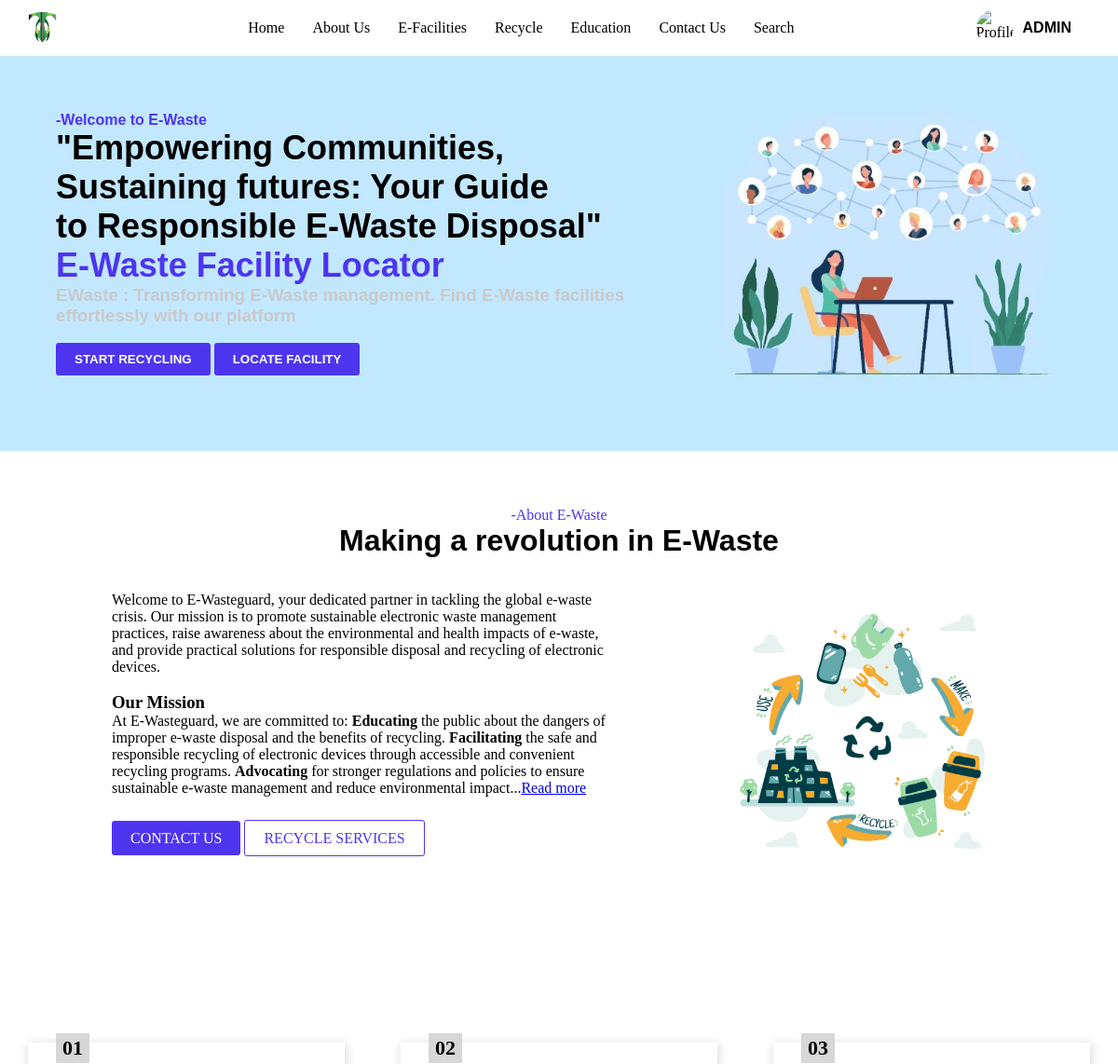
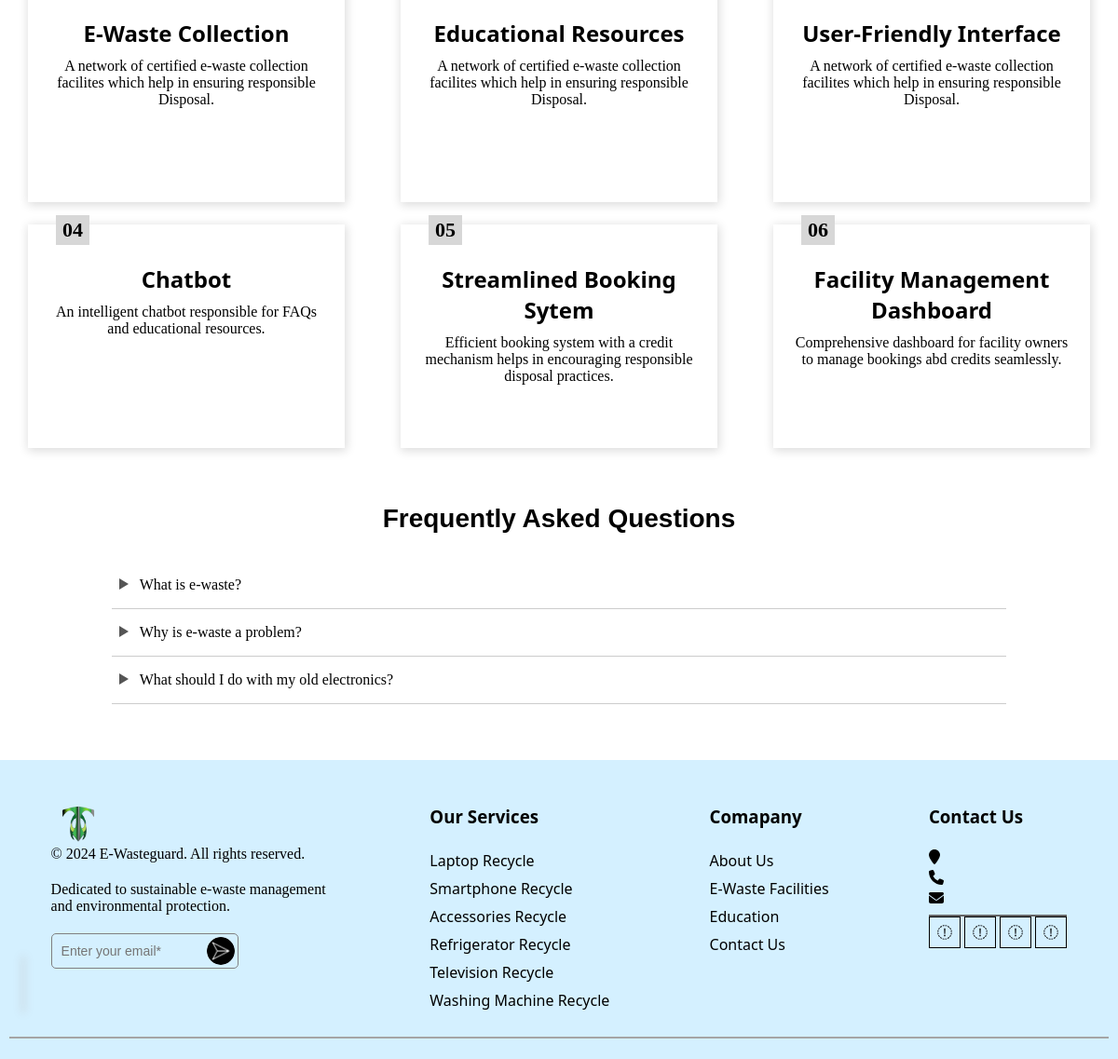
The app's page / (signed in) with its own data (2 pictures, top to bottom).
### myApp/models.py (models this page shows)
class QNA(models.Model):
    questions = models.CharField(max_length=1000)
    answers = models.CharField(max_length=10000)

### myApp/views.py (the view)
# urls.py: path('', views.index, name='index'),
def index(request):
    page = ''
    questions = QNA.objects.all()
    context = {
        'questions' : questions,
        'page' : page
    }
    return render(request, 'index.html', context)

### templates/index.html (shortened to what this page needs)
{% extends "base.html" %}
    {% block css %}../static/index.css{% endblock css %}
    {% block body %}
    <div class="content">
        <div class="content-left">
            <p>-Welcome to E-Waste</p>
            <h1>"Empowering Communities, <br>Sustaining futures: Your Guide <br>to Responsible E-Waste Disposal"</h1>
            <h1 style="color: #4e35f0;" data-aos="fade-right"
            data-aos-easing="linear"
            data-aos-duration="1000">E-Waste Facility Locator</h1>
            <h3>EWaste : Transforming E-Waste management. Find E-Waste facilities <br>effortlessly with our platform
            </h3>
            <br>
            <button><a href="{% url "recycle" %}">START RECYCLING</a></button>
            <button><a href="{% url "e-facility"%}">LOCATE FACILITY</a></button>
        </div>
        <div class="content-right">
            <img src="../static/community.jpg" alt="">
        </div>
    </div>
    <div class="about" id="about">
        <p>-About E-Waste</p>
        <h1>Making a revolution in E-Waste</h1>
        <br><br>
        <div class="about-area">
            <div class="about-left">
                <p>
                    Welcome to E-Wasteguard, your dedicated partner in tackling the global e-waste crisis. Our
                    mission is to promote sustainable electronic waste management practices, raise awareness about the
                    environmental and health impacts of e-waste, and provide practical solutions for responsible disposal
                    and recycling of electronic devices.
                    <br><br>
                    <h3>Our Mission</h3>
                    At E-Wasteguard, we are committed to:
                    <b>Educating</b> the public about the dangers of improper e-waste disposal and the benefits of recycling.
                <b>Facilitating</b> the safe and responsible recycling of electronic devices through accessible and
                    convenient recycling programs.
                <b>Advocating</b> for stronger regulations and policies to ensure sustainable e-waste management and
                    reduce environmental impact...<a href="{% url "contact" %}">Read more</a>
                </p>
                 <br><br>
                <div class="btns">
                    <a href="{% url "contact" %}" id="contact-btn">CONTACT US</a>
                    <a href="{% url "recycle" %}" id="recycle-btn">RECYCLE SERVICES</a>
                </div>
            </div>
            <div class="about-right" data-aos="fade-left"
            data-aos-easing="linear"
            data-aos-duration="500">
                <img src="../static/ewaste.jpg" alt="">
            </div>
        </div>
    </div>
    <div class="points">
        <div class="points-part1">
            <div class="points-card">
                <div class="points-square">
                    <h2>01</h2>
                </div>
                <div class="points-content">
                    <h2>E-Waste Collection</h2>
                    <p>A network of certified e-waste collection facilites which help in ensuring responsible Disposal.</p>
                </div>
            </div>
            <div class="points-card">
                <div class="points-square">
                    <h2>02</h2>
                </div>
                <div class="points-content">
                    <h2>Educational Resources</h2>
                    <p>A network of certified e-waste collection facilites which help in ensuring responsible Disposal.</p>
                </div>
            </div>
            <div class="points-card">
                <div class="points-square">
                    <h2>03</h2>
                </div>
                <div class="points-content">
                    <h2>User-Friendly Interface</h2>
                    <p>A network of certified e-waste collection facilites which help in ensuring responsible Disposal.</p>
                </div>
            </div>
        </div>
        <div class="points-part1">
            <div class="points-card">
                <div class="points-square">
                    <h2>04</h2>
                </div>
                <div class="points-content">
                    <h2>Chatbot</h2>
                    <p>An intelligent chatbot responsible for FAQs and educational resources.</p>
                </div>
            </div>
            <div class="points-card">
                <div class="points-square">
                    <h2>05</h2>
                </div>
                <div class="points-content">
                    <h2>Streamlined Booking Sytem</h2>
                    <p>Efficient booking system with a credit mechanism helps in encouraging responsible disposal practices.</p>
                </div>
            </div>
            <div class="points-card">
                <div class="points-square">
                    <h2>06</h2>
                </div>
                <div class="points-content">
                    <h2>Facility Management Dashboard</h2>
                    <p>Comprehensive dashboard for facility owners to manage bookings abd credits seamlessly.</p>
                </div>
            </div>
        </div>
    </div>
    <div class="faq-section">
        <h2>Frequently Asked Questions</h2>
        <ul class="faq">
        {% for question in questions %}
        <li>
            <div class="q">
                <span class="arrow"></span>
                <span style="
                background-color: white;">{{question.questions}}</span>
            </div>
        </li>
        {% endfor %}
    </ul>
    </div>
    {% endblock body %}

### templates/base.html (shortened to what this page needs)
{% load static %}
<!DOCTYPE html>
<html lang="en">
<head>
    <link rel="stylesheet" href="{% static 'base.css' %}">
    <link rel="stylesheet" href="{% block css %}{% endblock css %}">
    <link rel="stylesheet" href="https://cdnjs.cloudflare.com/ajax/libs/font-awesome/4.7.0/css/font-awesome.min.css">
    <link rel="stylesheet" href="https://unpkg.com/leaflet@1.9.4/dist/leaflet.css"
 />
    <link rel="stylesheet" href="https://unpkg.com/leaflet-routing-machine@latest/dist/leaflet-routing-machine.css" />
    <link href="https://unpkg.com/aos@2.3.1/dist/aos.css" rel="stylesheet">
</head>
<body>
    <div class="nav">
        <nav>
            <a href="#" class="logo"><img src="../static/logo.png" alt="">
            </a>
            <ul class="nav-links">
                <li><a href="{% url "index" %}">Home</a></li>
                <li><a href="{% url "about" %}">About Us</a></li>
                <li><a href="{% url "e-facility" %}">E-Facilities</a></li>
                <li><a href="{% url "recycle" %}">Recycle</a></li>
                <li><a href="{% url "education" %}">Education</a></li>
                <li><a href="{% url "contact" %}">Contact Us</a></li>
                <li><a href="{% url "search" %}">Search</a></li>
            </ul>
            {% if user.is_authenticated %}
            <div class="right_side" style="display: flex;">
            <li class="nav-item dropdown">
                <span class="profile-image" id="profileImage">
                    <img src="{% static 'owner2.jpg' %}" alt="Profile"  >
                    <p>{{user.username|upper}}</p>
                </span>
              </li>
            </div>
            {% else %}
            <span>
                <a href="{% url "login" %}" class="btn">LOGIN</a>
            </span>
            {% endif %}
        </nav>
    </div>
    {% block body %}
    {% endblock body %}
    <footer>
        <div class="footer-about">
            <form action="{% url 'mails' %}" method="POST">
                <img src="../static/logo.png" alt="">
                <p>&copy; 2024 E-Wasteguard. All rights reserved.</p>
        <p>
            Dedicated to sustainable e-waste management and environmental protection.
        </p>
                <input type="email" placeholder="Enter your email*" name="index_gmail">
                <span>
                    <button type="submit">
                        <a href="">
                            <img src="../static/send.jpg" alt="">
                        </a>
                    </button>
                </span>
            </form>
        </div>
        <div class="footer-services">
            <h3>Our Services</h3>
            <a href="recycle_main/laptop/">Laptop Recycle</a><br>
            <a href="recycle_main/smartphone/">Smartphone Recycle</a><br>
            <a href="recycle_main/items/">Accessories Recycle</a><br>
            <a href="recycle_main/refrigerator/">Refrigerator Recycle</a><br>
            <a href="recycle_main/television/">Television Recycle</a><br>
            <a href="recycle_main/washing machine/">Washing Machine Recycle</a><br>
        </div>
        <div class="footer-company">
            <h3>Comapany</h3>
            <a href="{% static "index" %}">About Us</a><br>
            <a href="{% static "recycle" %}">E-Waste Facilities</a><br>
            <a href="{% static "education" %}">Education</a><br>
            <a href="{% static "contact" %}">Contact Us</a><br>
        </div>
        <div class="footer-contact">
            <h3>Contact Us</h3>
            <i class="fa fa-map-marker">&nbsp;Faridabad, 121002</i><br>
            <i class="fa fa-phone">&nbsp;+91 9932313440</i><br>
            <i class="fa fa-envelope">&nbsp;shivam241980@gmail.com</i>
            <h1></h1>
            <i class="fa fa-linkedin-square" style="border: 1px solid black; padding: 8px;"></i>
            <i class="fa fa-instagram" style="border: 1px solid black; padding: 8px;"></i>
            <i class="fa fa-facebook-f" style="border: 1px solid black; padding: 8px;"></i>
            <i class="fa fa-whatsapp" style="border: 1px solid black; padding: 8px;"></i>
        </div>
    </footer>
    <h1 id="line"></h1>
</body>
</html>

### static/base.css (style rules this page uses)
* { margin: 0; padding: 0; }
nav { background-color: white; padding: 10px 20px; display: flex; align-items: center; justify-content: space-between; }
.logo { background-color: white; }
.logo img { height: 35px; background-color: white; text-decoration: none; }
.nav-links { list-style-type: none; margin: 0; padding: 0; display: flex; background-color: white; }
.nav-links li { margin-right: 20px; }
.nav-links li:last-child { margin-right: 0; }
.nav-links a { color: black; text-decoration: none; background-color: white; padding: 5px; font-size: 1rem; }
.dropdown { list-style: none; }
.nav-item { margin-right: 30px; }
.profile-image { display: flex; justify-content: space-between; align-items: center; }
.profile-image p { margin-left: 10px; font-weight: bold; font-family: Arial, Helvetica, sans-serif; cursor: pointer; }
.profile-image img { width: 40px; height: 40px; border-radius: 50%; cursor: pointer; margin: auto; }
footer { margin-top: 5%; display: flex; justify-content: space-around; background-color: rgb(212, 240, 255); padding: 4% 1px 4% 1px ; }
footer a { text-decoration: none; color: black; font-family: 'Segoe UI', Tahoma, Geneva, Verdana, sans-serif; }
.footer-about { width: 25%; }
.footer-about img { height: 40px; }
.footer-about p { font-weight: 500; margin-bottom: 20px; }
.footer-about span { position: relative; }
.footer-about input { padding: 10px; border: 10px; border-radius: 5px; border: 1px solid gray; background-color: rgb(212, 240, 255); font-size: 14px; width: 60%; font-family: 'Gill Sans', 'Gill Sans MT', Calibri, 'Trebuchet MS', sans-serif; font-weight: 100; }
.footer-about span button { position: absolute; right: 0; border: none; background: inherit; margin: 4px; }
.footer-about span button img { border-radius: 50%; height: 30px; }
.footer-services, .footer-company, .footer-contact { font-family: 'Segoe UI', Tahoma, Geneva, Verdana, sans-serif; }
.footer-services h3, .footer-company h3, .footer-contact h3 { margin-bottom: 20px; }
.footer-services a, .footer-company a, .footer-contact a { line-height: 30px; }
.footer-contact h1 { background-color: rgb(100, 100, 100); height: 2px; margin-top: 5%; }
#line { background-color: rgb(165, 165, 165); height: 2px; margin-top: -2%; margin-left: 10px; margin-right: 10px; }

### records on screen
QNA: questions "What is e-waste?"
QNA: questions "Why is e-waste a problem?"
QNA: questions "What should I do with my old electronics?"

### other values on screen
{{ user.username|upper }} "ADMIN"
